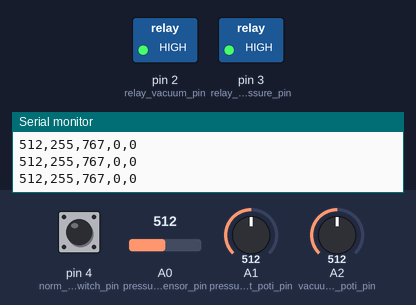
This sketch was run on a simulated Arduino Uno, built with avr-gcc and run on an emulated ATmega328P. Shown: switched loads named in the sketch (green lamp = pin HIGH), the last lines printed to the serial monitor. The test bench sets the inputs (shaded band); at power-on: A0 (pressure_sensor_pin) = 512, pin 4 (norm_hold_switch_pin) HIGH, A1 (pressure_limit_poti_pin) = 512, A2 (vacuum_limit_poti_pin) = 512.

Above: at 7.2 s.
7.3 s: A0 (pressure_sensor_pin) set to 752
10.3 s: A0 (pressure_sensor_pin) set to 775
At 10.8 s:
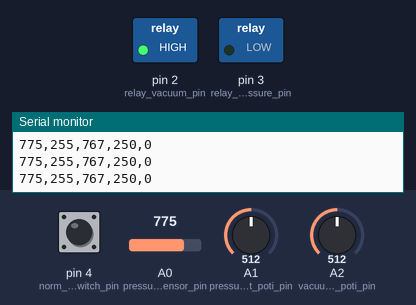
11.8 s: A0 (pressure_sensor_pin) set to 122
At 12.4 s:
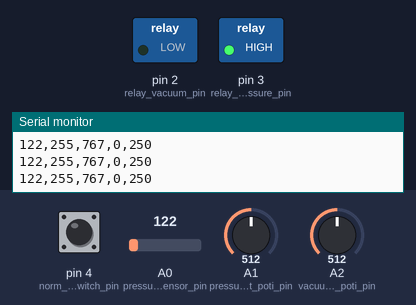
13.3 s: A0 (pressure_sensor_pin) set to 244
14.8 s: A0 (pressure_sensor_pin) set to 267
At 15.8 s:
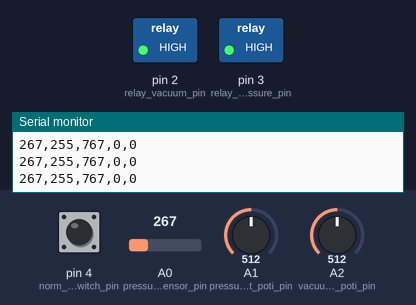
16.3 s: A0 (pressure_sensor_pin) set to 40
At 17.5 s:
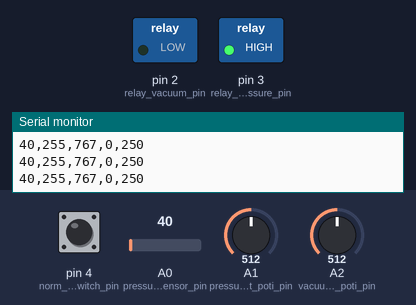
Timing chart, 0 to 18.8 s (numbered marks = the images above; inputs shaded):
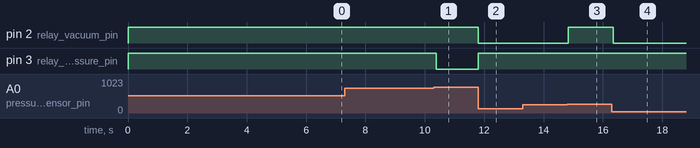

The sketch:

barometer_pedal.ino
```cpp
/*

A barometer-pedal for electronic piano.
For handicapped people, who can't handle a foot-pedal.
Instead they can put underpressure or overpressure into a simple tube.
Uses an (differential) air-pressure sensor from NXP : MPXV 7007 DP
This is connected to an analog port : A0
As it is differential air pressure sensor it gives
~ 2.5 V on no (differential) pressure
goes down to 0V on underpressure
goes up to 5V on overpressure.

The original idea is just to open a relay (as used on Roland E-Piano to replace a Roland DP-2 which is an opener).
But as it is a differential sensor, it allows two reactions: On underpressure and on over-pressure.
To make the HW and the SW more flexible the limit for switching can be changed with simple potentiometers.
And also to make the usage more flexible it allows to act as opener as well as to close a circuit.

Attention: The relay switches on LOW !


*/

#define PLOTTER


int pressure_sensor_pin = A0; // MPXV 7007 DP analog output connected to analog pin 0, return 0 ... 1024 , differential pressure therefore idle value should be ~ 512
int vacuum_limit_poti_pin  = A2; // potentiometer wiper (middle terminal) connected to analog pin 1. Gives also 0 ... 1024
int pressure_limit_poti_pin  = A1; // potentiometer wiper (middle terminal) connected to analog pin 2. Gives also 0 ... 1024


int relay_vacuum_pin = 2;
int relay_pressure_pin = 3;
int norm_hold_switch_pin = 4;

int calibration_value = 0;
enum modus { norm, hold  } actual_modus = norm;


int Calibrate(void)
{
  int accumulate = 0;
  int i;

  // we measure 50 values between 0 and 1024. This fits into 16 Bit int, 64k
  // we measure 50 values and delay 20 ms => the loop takes 20*50 ms = 1000ms = 1sek
  for ( i = 0; i < 50; ++i )
  {
    accumulate +=  analogRead(pressure_sensor_pin);
    delay( 20 );
  }
  return accumulate/50;
}

int adjust_max_pressure( int analog_value)
{
  // the potentiometer shall allow to adjust the needed pressure value
  // pressure starts ~ 512 and ends at 1023
  // the exact middle_value is stored in calibration_value
  // poti starts (unfortunately, wrong soldered, but to correct this we have software ...) from 1023 on the left end and 0 on the right end
  // we want the poti on the right end to force max pressure
  // ==>
  // invert measured value
  float value = 1023 - analog_value;
  // we need to map this now to the range from ~ 512 to 1023
  float adjusted_value = (float) calibration_value + (1024.0 - (float) calibration_value )/ 1024.0 * value;
  return adjusted_value;
}

int adjust_max_vacuum( int analog_value)
{
  // the potentiometer shall allow to adjust the needed pressure value
  // vacuum starts at 0 (max vacuum) and ends ~ 512
  // the exact middle_value is stored in calibration_value
  // poti starts (unfortunately, wrong soldered, but to correct this we have software ...) from 1023 on the left end and 0 on the right end
  // we want the poti on the left end to force max vacuum
  // ==>
  // invert measured value
  float value = 1023 - analog_value;
  // we need to map this now to the range from 0 to ~ 512
  float adjusted_value = ((float) calibration_value )/ 1024.0 * value;
  return adjusted_value;
}


// the setup routine runs once when you press reset:
void setup() {
  Serial.begin(9600);
  pinMode(relay_vacuum_pin, OUTPUT);
  pinMode(relay_pressure_pin, OUTPUT);
  pinMode(norm_hold_switch_pin, INPUT_PULLUP);
  digitalWrite(relay_vacuum_pin, HIGH);
  digitalWrite(relay_pressure_pin, HIGH);
  calibration_value = Calibrate();

  delay(5000);
  Serial.println("Calibration: " );
  Serial.println(calibration_value);
  // preparation for the plotter
#ifdef PLOTTER
  Serial.println("Act_Pressure:,Vacuum_Lim:,Pressure_Lim:,Vacuum_Relay:,Pressure_Relay:");
#endif

}


int old_relay_pressure_val = 0;
int old_relay_vacuum_val = 0;
int vacuum_relay_state = 0;
int pressure_relay_state = 0;

// the loop routine runs over and over again forever:
void loop() {
  int act_baro_val;
  int vacuum_limit_val;
  int pressure_limit_val;
  int relay_pressure_val;
  int relay_vacuum_val;
  int corrected_pressure_limit;
  int corrected_vacuum_limit;
  int act_switch_value;

  vacuum_limit_val    = analogRead(vacuum_limit_poti_pin);  // read the input pin
  pressure_limit_val  = analogRead(pressure_limit_poti_pin);  // read the input pin
  act_baro_val    = analogRead(pressure_sensor_pin);  // read the input pin

  act_switch_value = digitalRead( norm_hold_switch_pin );
  if ( act_switch_value == 1 )
  {
     actual_modus = norm;
  }
  else
  {
    actual_modus = hold;
  }
  corrected_pressure_limit = adjust_max_pressure(pressure_limit_val);
  corrected_vacuum_limit   = adjust_max_vacuum( vacuum_limit_val );


#ifdef PLOTTER
  Serial.print(act_baro_val);
  Serial.print(",");
  Serial.print( corrected_vacuum_limit );
  Serial.print(",");
  Serial.print(corrected_pressure_limit);// debug value
  Serial.print(",");

#endif
  // Step 1 : Check if pressure or vacuum are greater than expected limit
  if ( act_baro_val  > corrected_pressure_limit )
  {
    relay_pressure_val = 1;
  }
  else
  {
    relay_pressure_val = 0;
  }
  if ( act_baro_val   <  corrected_vacuum_limit )
  {
    relay_vacuum_val = 1;
  }
  else
  {
    relay_vacuum_val = 0;
  }

  // Step 2a: If modus == norm, then just take over the calculated values and accept them as the state
  if ( actual_modus == norm )
  {
    vacuum_relay_state = relay_vacuum_val;
    pressure_relay_state = relay_pressure_val;
  }
  else  // Step 2b : if modus == hold then a logical raising edge will invert the value of the relays
  {
    if( (relay_vacuum_val == 1)  && (old_relay_vacuum_val == 0 ))
    {
      vacuum_relay_state = ! vacuum_relay_state;
    }
    if( (relay_pressure_val == 1)  && (old_relay_pressure_val == 0 ))
    {
      pressure_relay_state = ! pressure_relay_state;
    }

  }
  old_relay_pressure_val = relay_pressure_val;
  old_relay_vacuum_val = relay_vacuum_val;
  // Step 3: Apply the evaluated relay_state
  if ( pressure_relay_state == 1 )
  {
    digitalWrite(relay_pressure_pin, LOW);
    Serial.print("250,");
  }
  else
  {
    digitalWrite(relay_pressure_pin, HIGH);
    Serial.print("0,");
  }
  if ( vacuum_relay_state == 1 )
  {
    digitalWrite(relay_vacuum_pin, LOW);
    Serial.println("250");
  }
  else
  {
    digitalWrite(relay_vacuum_pin, HIGH);
    Serial.println("0");
  }

  delay(100);
}
```

Measured:
- the behaviour switches between 767 and 768 on A0 (pressure_sensor_pin) (found by bisection; images 0 and 1)
- the behaviour switches between 254 and 255 on A0 (pressure_sensor_pin) (found by bisection; images 2 and 3)
- after the input at 10.3 s, pin 3 (relay_pressure_pin): HIGH → LOW after 0.09 s
- after the input at 11.8 s, pin 2 (relay_vacuum_pin): HIGH → LOW at once; pin 3 (relay_pressure_pin): LOW → HIGH at once
- after the input at 14.8 s, pin 2 (relay_vacuum_pin): LOW → HIGH at once
- after the input at 16.3 s, pin 2 (relay_vacuum_pin): HIGH → LOW after 0.05 s
